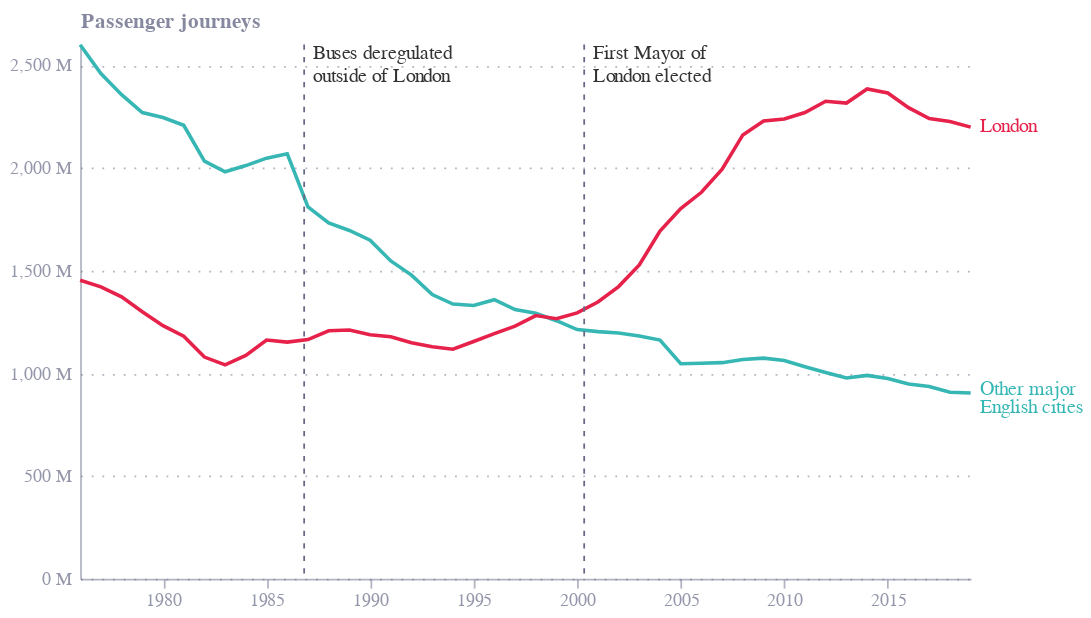

The cell this chart's notebook holds for it:
### Code cell
df = pd.read_excel("Historic bus use.xlsx")
df = df.iloc[:-1, :3]
df.columns = ["date", "other", "london"]
df = df.melt(id_vars="date", var_name="series", value_name="value")

df['label1'] = df.apply(lambda x: 'London' if x['series'] == 'london' and x['date'] == 2019 else 'Other major' if x['series'] == 'other' and x['date'] == 2019 else '', axis=1)
df['label2'] = df.apply(lambda x: 'English cities' if x['series'] == 'other' and x['date'] == 2019 else '', axis=1)

df['date'] = pd.to_datetime(df['date'], format="%Y")



base = alt.Chart(df).encode(
    x=alt.X("date:T", title=None),
    y=alt.Y("value:Q", title=None, axis=alt.Axis(
        labelExpr="format(datum.value, ',.0f') + ' M'",
        title="Passenger journeys")),
    color=alt.Color("series:N", title=None, scale=alt.Scale(domain=["other", "london"]), legend=None,
                    ), #range=["#0072B2", "#D55E00"]
    tooltip=["date", "value"]
)

lines = base.mark_line()

labels_1 = base.mark_text(align='left', dx=5, dy=alt.expr("datum.series == 'london' ? 0 : -2")).encode(
    text='label1:N'
)

labels_2 = base.mark_text(align='left', dx=5, dy=alt.expr("datum.series == 'london' ? 0 : 8")).encode(
    text='label2:N'
)

rule_data = [
    {
        "date": "1986-10-26",
        "text1": "Buses deregulated",
        "text2": "outside of London"
    },
    {
        "date": "2000-05-04",
        "text1": "First Mayor of",
        "text2": "London elected"
    }
]

rules = alt.Chart(pd.DataFrame(rule_data)).mark_rule(color="#676A86", strokeDash=[3,4]).encode(
    x='date:T'
)

event_text_1 = alt.Chart(pd.DataFrame(rule_data)).mark_text(align='left', dx=5, dy=5).encode(
    x='date:T',
    y=alt.value(0),
    opacity=alt.value(0.8),
    text='text1:N'
)

event_text_2 = alt.Chart(pd.DataFrame(rule_data)).mark_text(align='left', dx=5, dy=18).encode(
    x='date:T',
    y=alt.value(0),
    opacity=alt.value(0.8),
    text='text2:N'
)

chart = lines + labels_1 + labels_2 + rules + event_text_1 + event_text_2

chart = chart.properties(
    width=500,
    height=300
)

chart.save("historic_bus_use.json")
chart.save("historic_bus_use.png", scale_factor=2.0)

chart

### Figure 1 — Vega-Lite specification as saved in the notebook (floating-point values rounded to 4 significant figures)
{"config": {"font": "Circular Std", "mark": {"line": {"interpolate": "monotone"}}, "view": {"stroke": "transparent", "width": 400, "height": 300}, "range": {"category": ["#36B7B4", "#E6224B", "#F4C245", "#0063AF", "#00A767", "#179FDB", "#EB5C2E"], "diverging": ["#E6224B", "#E54753", "#C9C9C9", "#179FDB", "#122B39"], "heatmap": ["#C9C9C9", "#179FDB", "#0063AF", "#122B39"], "ordinal": ["#00A767", "#36B7B4", "#179FDB", "#0063AF", "#243B5A"]}, "axisX": {"domainColor": "#676A86", "domainOpacity": 0.5, "grid": false, "labelAngle": 0, "labelColor": "#676A86", "labelOpacity": 0.7, "orient": "bottom", "tickColor": "#676A86", "tickCount": 10, "tickOpacity": 0.5, "title": false, "titleAlign": "center", "titleAnchor": "middle", "titleColor": "#676A86", "titleFontSize": 12, "titleOpacity": 0.8, "titleY": -15}, "axisY": {"domainColor": "#676A86", "domainOpacity": 0.5, "gridColor": "#676A86", "gridDash": [1, 5], "gridOpacity": 0.5, "labelColor": "#676A86", "labelOpacity": 0.7, "labelPadding": 5, "tickColor": "#676A86", "tickCount": 8, "tickOpacity": 0.5, "ticks": false, "titleAlign": "left", "titleAngle": 0, "titleBaseline": "bottom", "titleColor": "#676A86", "titleFontSize": 12, "titleOpacity": 0.8, "titleX": 0, "titleY": -7}}, "layer": [{"mark": {"type": "line"}, "encoding": {"color": {"field": "series", "legend": null, "scale": {"domain": ["other", "london"]}, "title": null, "type": "nominal"}, "tooltip": [{"field": "date", "type": "temporal"}, {"field": "value", "type": "quantitative"}], "x": {"field": "date", "title": null, "type": "temporal"}, "y": {"axis": {"labelExpr": "format(datum.value, ',.0f') + ' M'", "title": "Passenger journeys"}, "field": "value", "title": null, "type": "quantitative"}}}, {"mark": {"type": "text", "align": "left", "dx": 5, "dy": {"expr": "datum.series == 'london' ? 0 : -2"}}, "encoding": {"color": {"field": "series", "legend": null, "scale": {"domain": ["other", "london"]}, "title": null, "type": "nominal"}, "text": {"field": "label1", "type": "nominal"}, "tooltip": [{"field": "date", "type": "temporal"}, {"field": "value", "type": "quantitative"}], "x": {"field": "date", "title": null, "type": "temporal"}, "y": {"axis": {"labelExpr": "format(datum.value, ',.0f') + ' M'", "title": "Passenger journeys"}, "field": "value", "title": null, "type": "quantitative"}}}, {"mark": {"type": "text", "align": "left", "dx": 5, "dy": {"expr": "datum.series == 'london' ? 0 : 8"}}, "encoding": {"color": {"field": "series", "legend": null, "scale": {"domain": ["other", "london"]}, "title": null, "type": "nominal"}, "text": {"field": "label2", "type": "nominal"}, "tooltip": [{"field": "date", "type": "temporal"}, {"field": "value", "type": "quantitative"}], "x": {"field": "date", "title": null, "type": "temporal"}, "y": {"axis": {"labelExpr": "format(datum.value, ',.0f') + ' M'", "title": "Passenger journeys"}, "field": "value", "title": null, "type": "quantitative"}}}, {"data": {"name": "data-077fe6e6b7e2832182688495359e3094"}, "mark": {"type": "rule", "color": "#676A86", "strokeDash": [3, 4]}, "encoding": {"x": {"field": "date", "type": "temporal"}}}, {"data": {"name": "data-077fe6e6b7e2832182688495359e3094"}, "mark": {"type": "text", "align": "left", "dx": 5, "dy": 5}, "encoding": {"opacity": {"value": 0.8}, "text": {"field": "text1", "type": "nominal"}, "x": {"field": "date", "type": "temporal"}, "y": {"value": 0}}}, {"data": {"name": "data-077fe6e6b7e2832182688495359e3094"}, "mark": {"type": "text", "align": "left", "dx": 5, "dy": 18}, "encoding": {"opacity": {"value": 0.8}, "text": {"field": "text2", "type": "nominal"}, "x": {"field": "date", "type": "temporal"}, "y": {"value": 0}}}], "data": {"name": "data-ff2522963305355a4652ac88046d8869"}, "height": 300, "width": 500, "$schema": "https://vega.github.io/schema/vega-lite/v5.8.0.json", "datasets": {"data-ff2522963305355a4652ac88046d8869": [{"date": "1976-01-01T00:00:00", "series": "other", "value": 2599, "label1": "", "label2": ""}, {"date": "1977-01-01T00:00:00", "series": "other", "value": 2459, "label1": "", "label2": ""}, {"date": "1978-01-01T00:00:00", "series": "other", "value": 2356, "label1": "", "label2": ""}, {"date": "1979-01-01T00:00:00", "series": "other", "value": 2269, "label1": "", "label2": ""}, {"date": "1980-01-01T00:00:00", "series": "other", "value": 2245, "label1": "", "label2": ""}, {"date": "1981-01-01T00:00:00", "series": "other", "value": 2207, "label1": "", "label2": ""}, {"date": "1982-01-01T00:00:00", "series": "other", "value": 2033, "label1": "", "label2": ""}, {"date": "1983-01-01T00:00:00", "series": "other", "value": 1981, "label1": "", "label2": ""}, {"date": "1984-01-01T00:00:00", "series": "other", "value": 2011, "label1": "", "label2": ""}, {"date": "1985-01-01T00:00:00", "series": "other", "value": 2047, "label1": "", "label2": ""}, {"date": "1986-01-01T00:00:00", "series": "other", "value": 2068, "label1": "", "label2": ""}, {"date": "1987-01-01T00:00:00", "series": "other", "value": 1810, "label1": "", "label2": ""}, {"date": "1988-01-01T00:00:00", "series": "other", "value": 1732, "label1": "", "label2": ""}, {"date": "1989-01-01T00:00:00", "series": "other", "value": 1695, "label1": "", "label2": ""}, {"date": "1990-01-01T00:00:00", "series": "other", "value": 1648, "label1": "", "label2": ""}, {"date": "1991-01-01T00:00:00", "series": "other", "value": 1547, "label1": "", "label2": ""}, {"date": "1992-01-01T00:00:00", "series": "other", "value": 1478, "label1": "", "label2": ""}, {"date": "1993-01-01T00:00:00", "series": "other", "value": 1383, "label1": "", "label2": ""}, {"date": "1994-01-01T00:00:00", "series": "other", "value": 1337, "label1": "", "label2": ""}, {"date": "1995-01-01T00:00:00", "series": "other", "value": 1330, "label1": "", "label2": ""}, {"date": "1996-01-01T00:00:00", "series": "other", "value": 1358, "label1": "", "label2": ""}, {"date": "1997-01-01T00:00:00", "series": "other", "value": 1310, "label1": "", "label2": ""}, {"date": "1998-01-01T00:00:00", "series": "other", "value": 1292, "label1": "", "label2": ""}, {"date": "1999-01-01T00:00:00", "series": "other", "value": 1256, "label1": "", "label2": ""}, {"date": "2000-01-01T00:00:00", "series": "other", "value": 1213, "label1": "", "label2": ""}, {"date": "2001-01-01T00:00:00", "series": "other", "value": 1203, "label1": "", "label2": ""}, {"date": "2002-01-01T00:00:00", "series": "other", "value": 1196, "label1": "", "label2": ""}, {"date": "2003-01-01T00:00:00", "series": "other", "value": 1182, "label1": "", "label2": ""}, {"date": "2004-01-01T00:00:00", "series": "other", "value": 1162, "label1": "", "label2": ""}, {"date": "2005-01-01T00:00:00", "series": "other", "value": 1047, "label1": "", "label2": ""}, {"date": "2006-01-01T00:00:00", "series": "other", "value": 1049, "label1": "", "label2": ""}, {"date": "2007-01-01T00:00:00", "series": "other", "value": 1052, "label1": "", "label2": ""}, {"date": "2008-01-01T00:00:00", "series": "other", "value": 1067, "label1": "", "label2": ""}, {"date": "2009-01-01T00:00:00", "series": "other", "value": 1074, "label1": "", "label2": ""}, {"date": "2010-01-01T00:00:00", "series": "other", "value": 1062, "label1": "", "label2": ""}, {"date": "2011-01-01T00:00:00", "series": "other", "value": 1032, "label1": "", "label2": ""}, {"date": "2012-01-01T00:00:00", "series": "other", "value": 1004, "label1": "", "label2": ""}, {"date": "2013-01-01T00:00:00", "series": "other", "value": 977, "label1": "", "label2": ""}, {"date": "2014-01-01T00:00:00", "series": "other", "value": 990, "label1": "", "label2": ""}, {"date": "2015-01-01T00:00:00", "series": "other", "value": 975, "label1": "", "label2": ""}, {"date": "2016-01-01T00:00:00", "series": "other", "value": 948, "label1": "", "label2": ""}, {"date": "2017-01-01T00:00:00", "series": "other", "value": 936, "label1": "", "label2": ""}, {"date": "2018-01-01T00:00:00", "series": "other", "value": 908, "label1": "", "label2": ""}, {"date": "2019-01-01T00:00:00", "series": "other", "value": 904, "label1": "Other major", "label2": "English cities"}, {"date": "1976-01-01T00:00:00", "series": "london", "value": 1453, "label1": "", "label2": ""}, {"date": "1977-01-01T00:00:00", "series": "london", "value": 1421, "label1": "", "label2": ""}, {"date": "1978-01-01T00:00:00", "series": "london", "value": 1372, "label1": "", "label2": ""}, {"date": "1979-01-01T00:00:00", "series": "london", "value": 1300, "label1": "", "label2": ""}, {"date": "1980-01-01T00:00:00", "series": "london", "value": 1232, "label1": "", "label2": ""}, {"date": "1981-01-01T00:00:00", "series": "london", "value": 1181, "label1": "", "label2": ""}, {"date": "1982-01-01T00:00:00", "series": "london", "value": 1079, "label1": "", "label2": ""}, {"date": "1983-01-01T00:00:00", "series": "london", "value": 1041, "label1": "", "label2": ""}, {"date": "1984-01-01T00:00:00", "series": "london", "value": 1087, "label1": "", "label2": ""}, {"date": "1985-01-01T00:00:00", "series": "london", "value": 1162, "label1": "", "label2": ""}, {"date": "1986-01-01T00:00:00", "series": "london", "value": 1152, "label1": "", "label2": ""}, {"date": "1987-01-01T00:00:00", "series": "london", "value": 1164, "label1": "", "label2": ""}, {"date": "1988-01-01T00:00:00", "series": "london", "value": 1207, "label1": "", "label2": ""}, {"date": "1989-01-01T00:00:00", "series": "london", "value": 1211, "label1": "", "label2": ""}, {"date": "1990-01-01T00:00:00", "series": "london", "value": 1188, "label1": "", "label2": ""}, {"date": "1991-01-01T00:00:00", "series": "london", "value": 1178, "label1": "", "label2": ""}, {"date": "1992-01-01T00:00:00", "series": "london", "value": 1149, "label1": "", "label2": ""}, {"date": "1993-01-01T00:00:00", "series": "london", "value": 1129, "label1": "", "label2": ""}, {"date": "1994-01-01T00:00:00", "series": "london", "value": 1117, "label1": "", "label2": ""}, {"date": "1995-01-01T00:00:00", "series": "london", "value": 1155, "label1": "", "label2": ""}, {"date": "1996-01-01T00:00:00", "series": "london", "value": 1193, "label1": "", "label2": ""}, {"date": "1997-01-01T00:00:00", "series": "london", "value": 1230, "label1": "", "label2": ""}, {"date": "1998-01-01T00:00:00", "series": "london", "value": 1281, "label1": "", "label2": ""}, {"date": "1999-01-01T00:00:00", "series": "london", "value": 1266, "label1": "", "label2": ""}, {"date": "2000-01-01T00:00:00", "series": "london", "value": 1294, "label1": "", "label2": ""}, {"date": "2001-01-01T00:00:00", "series": "london", "value": 1347, "label1": "", "label2": ""}, {"date": "2002-01-01T00:00:00", "series": "london", "value": 1422, "label1": "", "label2": ""}, {"date": "2003-01-01T00:00:00", "series": "london", "value": 1527, "label1": "", "label2": ""}, {"date": "2004-01-01T00:00:00", "series": "london", "value": 1692, "label1": "", "label2": ""}, {"date": "2005-01-01T00:00:00", "series": "london", "value": 1802, "label1": "", "label2": ""}, {"date": "2006-01-01T00:00:00", "series": "london", "value": 1881, "label1": "", "label2": ""}, {"date": "2007-01-01T00:00:00", "series": "london", "value": 1993, "label1": "", "label2": ""}, {"date": "2008-01-01T00:00:00", "series": "london", "value": 2160, "label1": "", "label2": ""}, {"date": "2009-01-01T00:00:00", "series": "london", "value": 2228, "label1": "", "label2": ""}, {"date": "2010-01-01T00:00:00", "series": "london", "value": 2238, "label1": "", "label2": ""}, {"date": "2011-01-01T00:00:00", "series": "london", "value": 2269, "label1": "", "label2": ""}, {"date": "2012-01-01T00:00:00", "series": "london", "value": 2324, "label1": "", "label2": ""}, {"date": "2013-01-01T00:00:00", "series": "london", "value": 2315, "label1": "", "label2": ""}, {"date": "2014-01-01T00:00:00", "series": "london", "value": 2384, "label1": "", "label2": ""}, {"date": "2015-01-01T00:00:00", "series": "london", "value": 2364, "label1": "", "label2": ""}, {"date": "2016-01-01T00:00:00", "series": "london", "value": 2293, "label1": "", "label2": ""}, {"date": "2017-01-01T00:00:00", "series": "london", "value": 2240, "label1": "", "label2": ""}, {"date": "2018-01-01T00:00:00", "series": "london", "value": 2225, "label1": "", "label2": ""}, {"date": "2019-01-01T00:00:00", "series": "london", "value": 2198, "label1": "London", "label2": ""}], "data-077fe6e6b7e2832182688495359e3094": [{"date": "1986-10-26", "text1": "Buses deregulated", "text2": "outside of London"}, {"date": "2000-05-04", "text1": "First Mayor of", "text2": "London elected"}]}}
